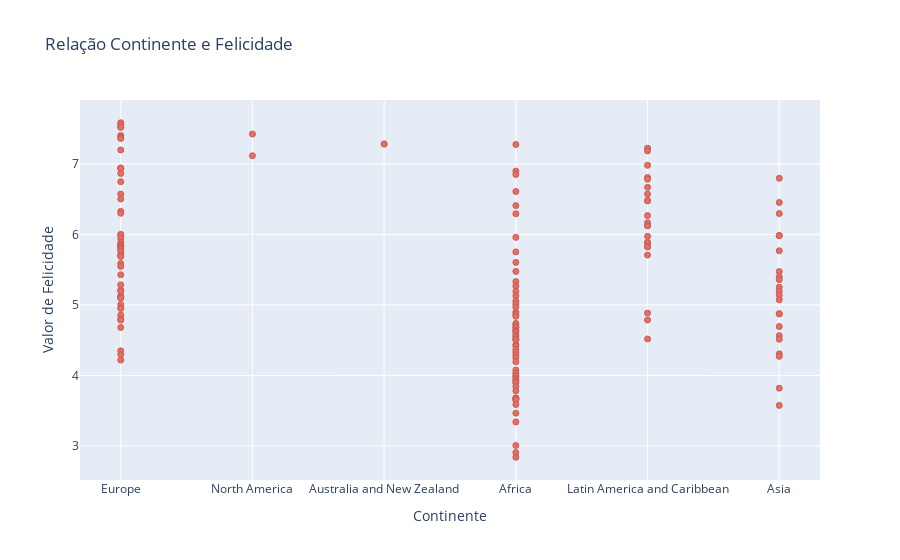

Write notebook code for a chart like this one.
### Code cell
trace = go.Scatter(x = df['Continent'],
                   y = df['Happiness Score'],
                   mode = 'markers',
                   marker =  {'color' : '#e74c3c',
                              'line' : {'width': 1,
                                        'color': '#c0392b'}},
                   opacity=.8, text=df['Country'])
data = [trace]
layout = go.Layout(title='Relação Continente e Felicidade',
                   yaxis={'title':'Valor de Felicidade'},
                   xaxis={'title': 'Continente'})
fig = go.Figure(data=data, layout=layout)
iplot(fig)

### Figure 1 — Plotly figure (JSON) as saved in the notebook; plotly's stock layout.template omitted (floating-point values rounded to 4 significant figures; data arrays with more than 128 entries replaced by an {"elided": "..."} marker saying what was removed)
{"data": [{"marker": {"color": "#e74c3c", "line": {"color": "#c0392b", "width": 1}}, "mode": "markers", "opacity": 0.8, "text": {"elided": "158 str values"}, "type": "scatter", "x": {"elided": "158 str values"}, "y": {"elided": "158 float values"}}], "layout": {"title": {"text": "Relação Continente e Felicidade"}, "xaxis": {"title": {"text": "Continente"}}, "yaxis": {"title": {"text": "Valor de Felicidade"}}}}
